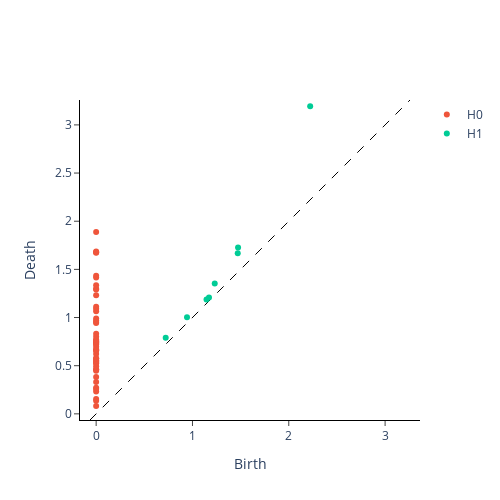
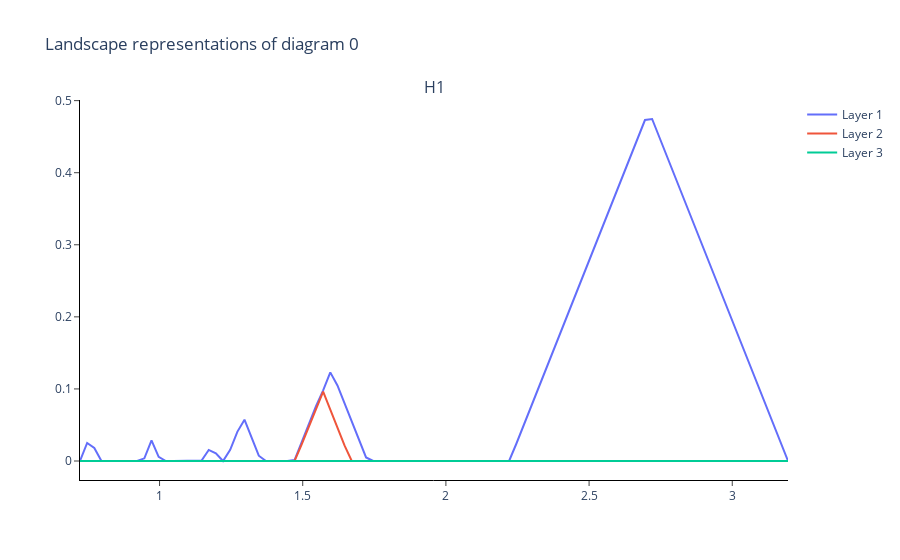

These figures' notebook cell, in order:
### Code cell
index = 738 - 50
pointcloud = X_sw[index]

sns.scatterplot(pointcloud[:,0], pointcloud[:,1])
plt.annotate('Correlation = ' + str(round(np.corrcoef(X_sw[index][:,0], X_sw[index][:,1])[0,1], 2)), 
        xy=(-2, 4),
        xycoords= 'data',
        arrowprops=dict(facecolor= 'black'
                        , shrink=0.1
                       ),
        horizontalalignment='right',
        verticalalignment= 'top',
        size = 12)
plt.annotate('Variability = ' + str(round((np.var(X_sw[index][:,0]) + np.var(X_sw[index][:,1])) / 2, 2)), 
        xy=(-2, 3),
        xycoords= 'data',
        arrowprops=dict(facecolor= 'black'
                        , shrink=0.1
                       ),
        horizontalalignment='right',
        verticalalignment= 'top',
        size = 12)
plt.title('Point Cloud at Peak')
plt.show()

from plotly.subplots import make_subplots


fig = make_subplots(rows=1, cols=2)
vrp = VietorisRipsPersistence()
vrp.fit_transform_plot(pointcloud.reshape(1, *pointcloud.shape), plotly_params = dict(row=1, col=2))



layers = 3
pl = PersistenceLandscape(layers)
persistencediagram = vrp.fit_transform(pointcloud.reshape(1, *pointcloud.shape))
landscapedata = pl.fit_transform(persistencediagram)
pl.plot(landscapedata, 
        homology_dimensions = [1], 
        plotly_params = dict(row=2, col=2))
